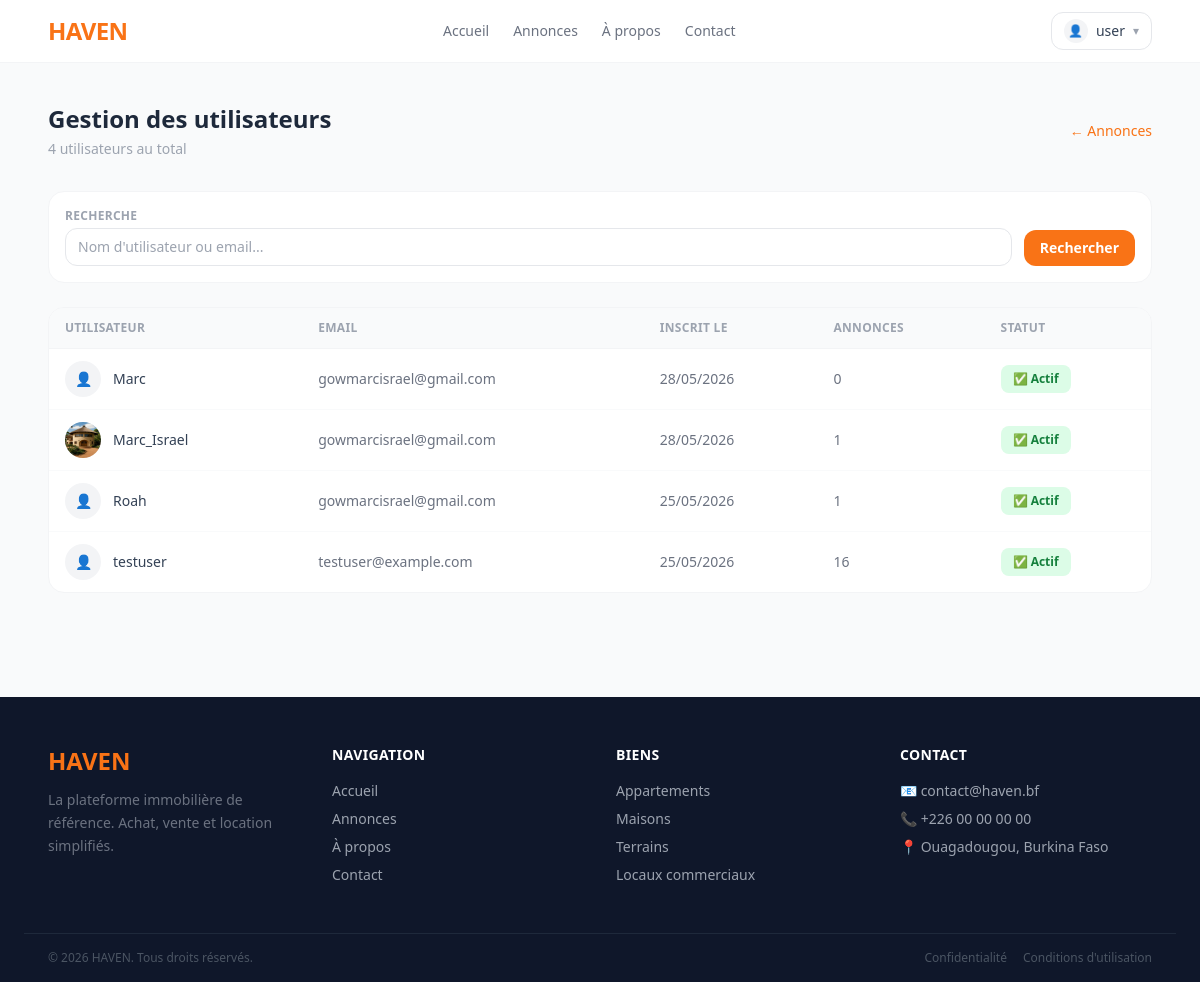
Page /staff/members/ (signed in) on the earlier database version.
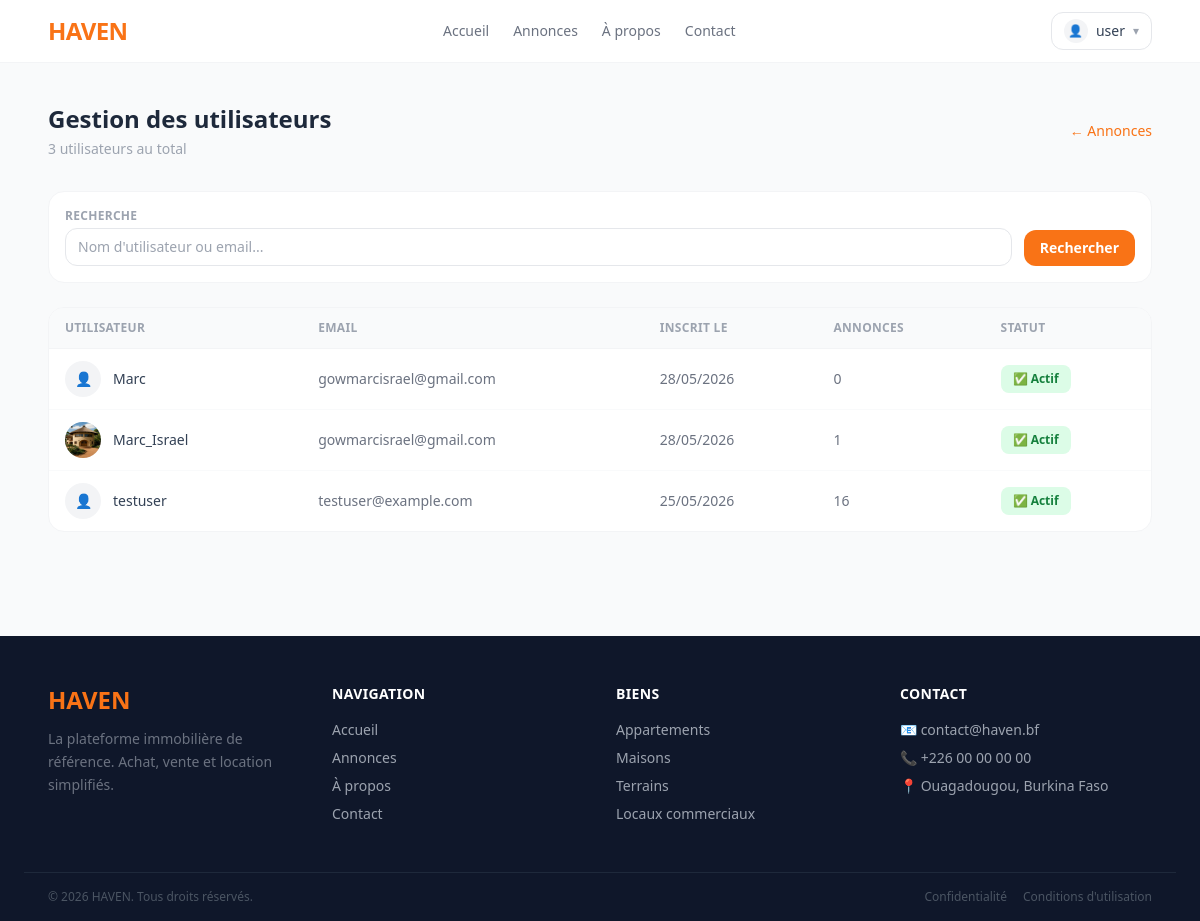
Same page on the later database version.
### apps/accounts/models.py (models this page shows, shortened)
class User(AbstractUser):
    avatar = models.ImageField(upload_to='profile/',blank=True,null=True)

### apps/listings/views.py (the view)
# urls.py: path('staff/members/',views.staff_users,name='staff_users'),
@staff_member_required
def staff_users(request):
    User = get_user_model()
    users = User.objects.exclude(is_staff=True).order_by('-date_joined')
    search = request.GET.get('search')
    if search:
        search_vector = SearchVector('username', weight='A') + SearchVector('email', weight='B')
        search_query = SearchQuery(search)
        users = users.annotate(
            rank=SearchRank(search_vector, search_query)
        ).filter(rank__gte=0.1).order_by('-rank')
    page = request.GET.get('page')
    users = Paginator(users, 30).get_page(page)
    context = {
        'users': users,
        'filters': request.GET,
    }
    return render(request, 'staff/users.html', context=context)

### templates/staff/users.html (shortened to what this page needs)
{% extends 'base.html' %}
{% block content %}
<div class="max-w-6xl mx-auto px-6 py-10">
    <div class="flex items-center justify-between mb-8">
        <div>
            <h1 class="text-2xl font-bold text-slate-800">Gestion des utilisateurs</h1>
            <p class="text-sm text-gray-400 mt-1">{{ users.paginator.count }} utilisateurs au total</p>
        </div>
        <a href="{% url 'staff_listings' %}" class="text-sm text-orange-500 hover:underline">← Annonces</a>
    </div>
    <form method="get" class="bg-white border border-gray-100 rounded-2xl p-4 mb-6 flex gap-3 items-end">
        <div class="flex-1">
            <label class="block text-xs font-semibold text-gray-400 uppercase tracking-wide mb-1">Recherche</label>
            <input type="text" name="search" value="{{ filters.search }}" placeholder="Nom d'utilisateur ou email..."
                   class="w-full border border-gray-200 rounded-xl px-3 py-2 text-sm focus:outline-none focus:ring-2 focus:ring-orange-400">
        </div>
        <button type="submit" class="bg-orange-500 text-white text-sm font-semibold px-4 py-2 rounded-xl hover:bg-orange-600 transition-colors">
            Rechercher
        </button>
    </form>
    <div class="bg-white border border-gray-100 rounded-2xl overflow-hidden">
        <table class="w-full text-sm">
            <thead class="bg-gray-50 border-b border-gray-100">
                <tr>
                    <th class="text-left px-4 py-3 text-xs font-semibold text-gray-400 uppercase tracking-wide">Utilisateur</th>
                    <th class="text-left px-4 py-3 text-xs font-semibold text-gray-400 uppercase tracking-wide hidden md:table-cell">Email</th>
                    <th class="text-left px-4 py-3 text-xs font-semibold text-gray-400 uppercase tracking-wide hidden md:table-cell">Inscrit le</th>
                    <th class="text-left px-4 py-3 text-xs font-semibold text-gray-400 uppercase tracking-wide hidden md:table-cell">Annonces</th>
                    <th class="text-left px-4 py-3 text-xs font-semibold text-gray-400 uppercase tracking-wide">Statut</th>
                </tr>
            </thead>
            <tbody class="divide-y divide-gray-50">
                {% for user in users %}
                <tr class="hover:bg-gray-50 transition-colors">
                    <td class="px-4 py-3">
                        <div class="flex items-center gap-3">
                            <div class="w-9 h-9 rounded-full overflow-hidden bg-gray-100 flex-shrink-0">
                                {% if user.avatar %}
                                    <img src="{{ user.avatar.url }}" class="w-full h-full object-cover">
                                {% else %}
                                    <div class="w-full h-full flex items-center justify-center text-sm">👤</div>
                                {% endif %}
                            </div>
                            <div>
                                <p class="font-medium text-slate-700">{{ user.username }}</p>
                            </div>
                        </div>
                    </td>
                    <td class="px-4 py-3 text-gray-500 hidden md:table-cell">{{ user.email }}</td>
                    <td class="px-4 py-3 text-gray-500 hidden md:table-cell">{{ user.date_joined|date:"d/m/Y" }}</td>
                    <td class="px-4 py-3 text-gray-500 hidden md:table-cell">{{ user.listing_set.count }}</td>
                    <td class="px-4 py-3">
                        {% include 'staff/partials/toggle_user_btn.html' %}
                    </td>
                </tr>
                {% empty %}
                <tr>
                    <td colspan="5" class="px-4 py-16 text-center text-gray-400">Aucun utilisateur.</td>
                </tr>
                {% endfor %}
            </tbody>
        </table>
    </div>
</div>
{% endblock %}

### templates/staff/partials/toggle_user_btn.html
<button hx-post="{% url 'staff_toggle_user' user.pk %}"
        hx-target="this"
        hx-swap="outerHTML"
        class="text-xs font-semibold px-3 py-1.5 rounded-lg transition-colors
            {% if user.is_active %}bg-green-100 text-green-700 hover:bg-red-50 hover:text-red-500
            {% else %}bg-red-50 text-red-400 hover:bg-green-100 hover:text-green-700{% endif %}">
    {% if user.is_active %}✅ Actif{% else %}🚫 Désactivé{% endif %}
</button>

Differences in the rows shown:
no longer on this page (row edited): User: username "Roah", email "gowmarcisrael@gmail.com", date_joined "25/05/2026", listing_set.count "1", is_active "✅ Actif"
Other differences:
{{ users.paginator.count }}: "4" → "3"
